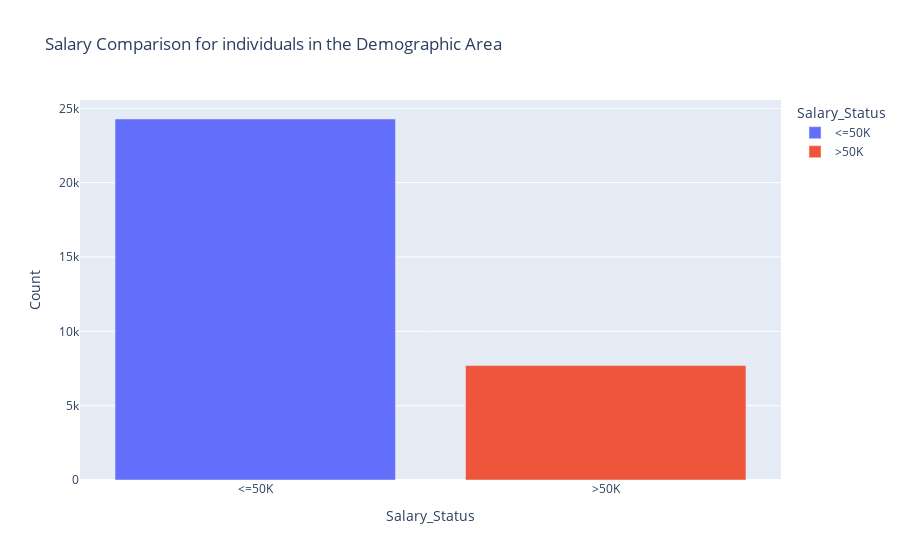

Write notebook code for a chart like this one.
### Code cell
#Salary_Status Comparison for the demographic region
salary_count = data['Salary_Status'].value_counts()
salary_count = pd.DataFrame({'Value': salary_count.index, 'Count': salary_count.values})
fig = px.bar(
    salary_count, 
    x='Value', 
    y='Count', 
    color = 'Value',
    color_continuous_scale='PiYG',
    title='Salary Comparison for individuals in the Demographic Area', 
    labels={'Value': 'Salary_Status', 'Count': 'Count'})
fig.show()

### Figure 1 — Plotly figure (JSON) as saved in the notebook; plotly's stock layout.template omitted (floating-point values rounded to 4 significant figures)
{"data": [{"alignmentgroup": "True", "hovertemplate": "Salary_Status=%{x}<br>Count=%{y}<extra></extra>", "legendgroup": "<=50K", "marker": {"color": "#636efa", "pattern": {"shape": ""}}, "name": "<=50K", "offsetgroup": "<=50K", "orientation": "v", "showlegend": true, "textposition": "auto", "type": "bar", "x": ["<=50K"], "xaxis": "x", "y": [24283], "yaxis": "y"}, {"alignmentgroup": "True", "hovertemplate": "Salary_Status=%{x}<br>Count=%{y}<extra></extra>", "legendgroup": ">50K", "marker": {"color": "#EF553B", "pattern": {"shape": ""}}, "name": ">50K", "offsetgroup": ">50K", "orientation": "v", "showlegend": true, "textposition": "auto", "type": "bar", "x": [">50K"], "xaxis": "x", "y": [7695], "yaxis": "y"}], "layout": {"barmode": "relative", "legend": {"title": {"text": "Salary_Status"}, "tracegroupgap": 0}, "title": {"text": "Salary Comparison for individuals in the Demographic Area"}, "xaxis": {"anchor": "y", "categoryarray": ["<=50K", ">50K"], "categoryorder": "array", "domain": [0, 1], "title": {"text": "Salary_Status"}}, "yaxis": {"anchor": "x", "domain": [0, 1], "title": {"text": "Count"}}}}
